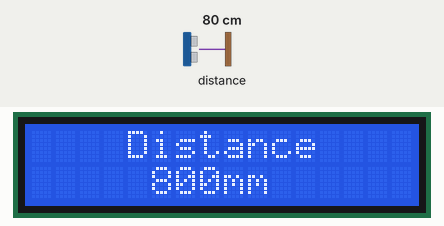
Bench run of a sketch on a simulated Arduino Uno, built with avr-gcc and run on an emulated ATmega328P. On the bench: 16×2 character LCD. Inputs (shaded band) come from the test bench; at power-on: distance to the obstacle 80 cm. What the sketch prints to the serial monitor is not drawn.

Above: at 1.3 s.
1.4 s: distance to the obstacle set to 2 cm
At 2.3 s:
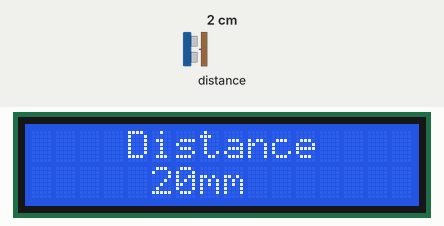
2.9 s: distance to the obstacle set to 4 cm
At 3.3 s:
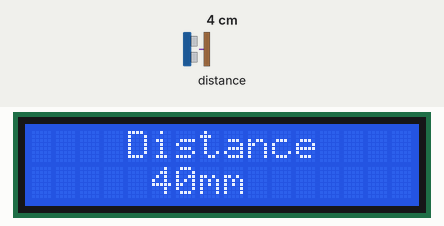
4.4 s: distance to the obstacle set to 120 cm
At 5.7 s:
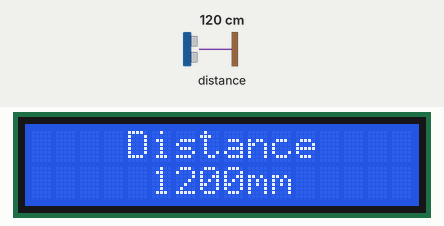
Timing chart, 0 to 7.4 s (numbered marks = the images above; inputs shaded):
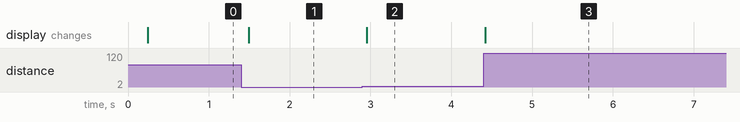

The sketch:

VL53L0X_distance_measurement.ino
```cpp
#include <Wire.h>
#include <VL53L0X.h>
#include <LiquidCrystal_I2C.h>

int radius = 0;

VL53L0X laser;
LiquidCrystal_I2C lcd(0x27,20,4);

void setup()
{
  Serial.begin(9600);
  Wire.begin();
  laser.init();
  laser.setTimeout(500);
  lcd.begin(16, 2);
  lcd.init();
  lcd.init();
  lcd.backlight();
}

void loop()
{
  radius = laser.readRangeSingleMillimeters();
  Serial.println("Distance");
  Serial.println(String(radius)+"mm");
  lcd.setCursor(4,0);
  lcd.print("Distance");
  lcd.setCursor(5,1);
  lcd.print("      ");
  lcd.setCursor(5,1);
  lcd.print(String(radius)+"mm");
  delay(60);
}
```

Measured:
- after the input at 1.4 s, the display: changes after 0.09 s (image 1)
- after the input at 2.9 s, the display: changes after 0.06 s (image 2)
- after the input at 4.4 s, the display: changes at once (image 3)
